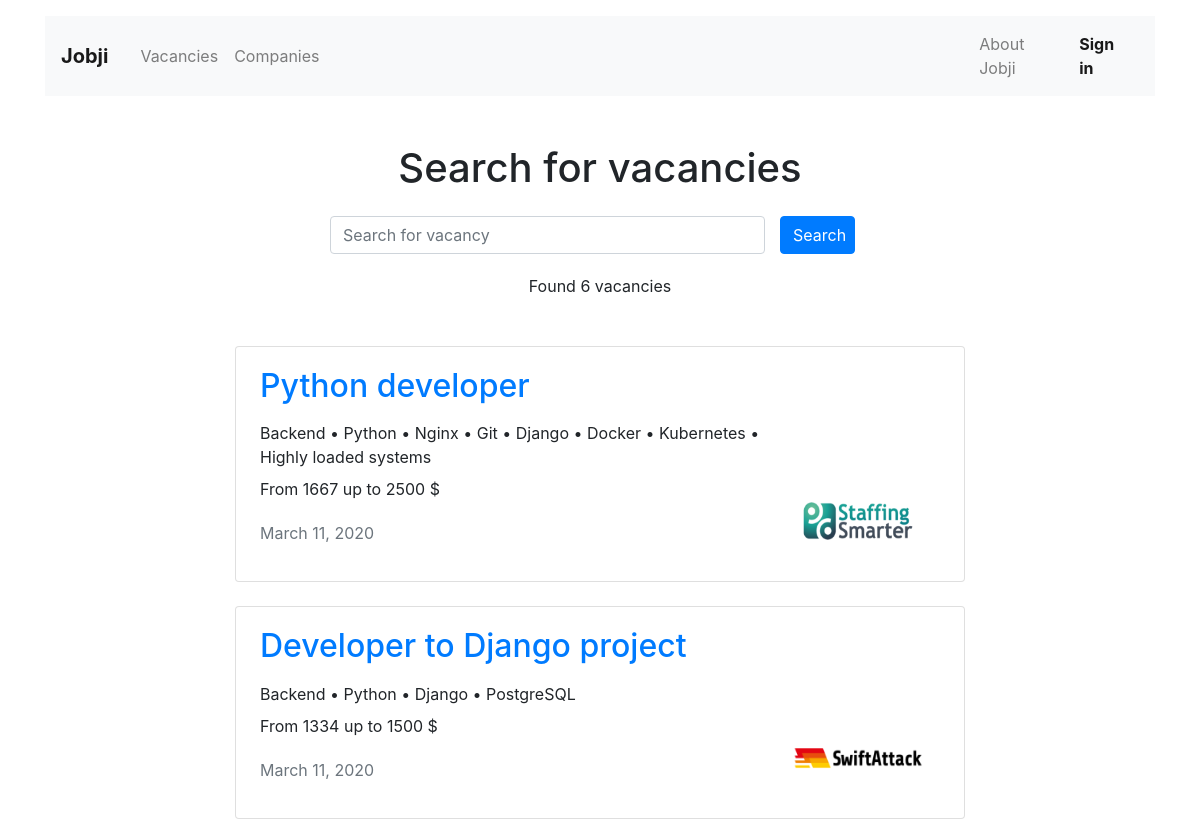
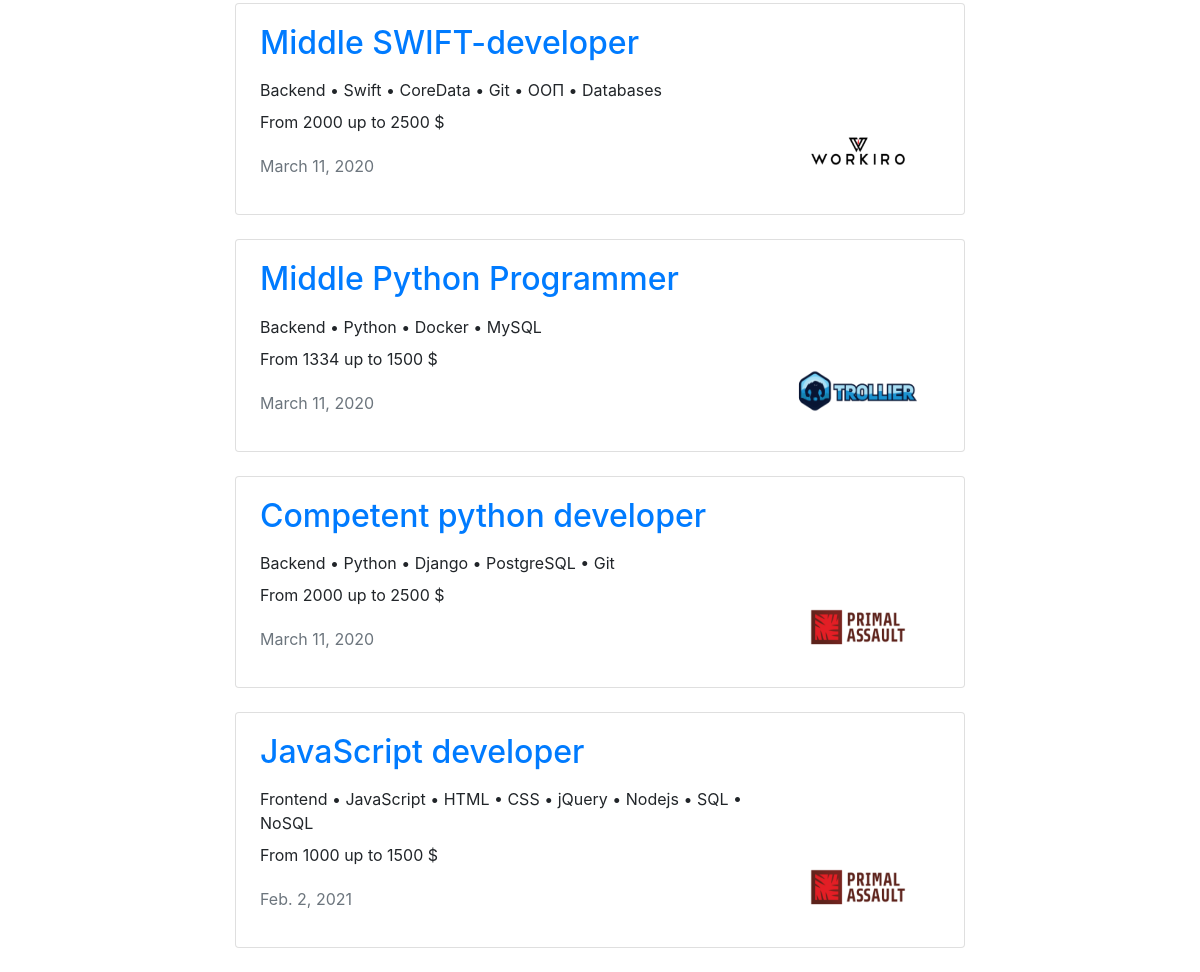
Screenshot of /search with the database file from the repository (2 pictures, top to bottom).
### app_vacancy/models.py (models this page shows, shortened)
class Vacancy(models.Model):
    title = models.CharField(max_length=29)
    specialty = models.ForeignKey(Specialty, on_delete=models.CASCADE, related_name='vacancies')
    company = models.ForeignKey(Company, on_delete=models.CASCADE, related_name='vacancies')
    skills = models.TextField()
    description = models.TextField()
    salary_min = models.PositiveIntegerField()
    salary_max = models.PositiveIntegerField()
    published_at = models.DateField(auto_now_add=True)

class Specialty(models.Model):
    code = models.CharField(max_length=10)
    title = models.CharField(max_length=12)
    picture = models.ImageField(upload_to=MEDIA_SPECIALITY_IMAGE_DIR)

class Company(models.Model):
    name = models.CharField(max_length=64)
    location = models.CharField(max_length=150)
    logo = models.ImageField(upload_to=MEDIA_COMPANY_IMAGE_DIR)
    description = models.TextField()
    employee_count = models.PositiveIntegerField()
    owner = models.OneToOneField(get_user_model(), null=True, on_delete=models.CASCADE, related_name='company')

### app_vacancy/views/public.py (the view)
# urls.py: path('search', SearchView.as_view(), name='SearchView'),
class SearchView(View):
    def get(self, request):
        query = request.GET.get('s')
        if query:
            vacancies = (
                Vacancy.objects
                .defer('description')
                .select_related('specialty', 'company')
                .filter(Q(title__icontains=query) | Q(skills__icontains=query))
            )
            if not vacancies:
                vacancies = (
                    Vacancy.objects
                    .defer('description')
                    .select_related('specialty', 'company')
                    .filter(specialty__title__icontains=query)
                )
        else:
            vacancies = Vacancy.objects.defer('description').select_related('specialty', 'company')
        vacancies_length = len(vacancies)
        vacancies_and_query = {
            'vacancies': vacancies,
            'query': query,
            'vacancies_length': vacancies_length,
        }
        return render(request, 'public/search.html', context=vacancies_and_query)

### templates/public/search.html
{% extends 'public/base.html' %}
{% block content %}
    <section>
        <h1 class="h1 text-center mt-5 mb-4">Search for vacancies</h1>
        <div class="row">
            <div class="col-12 col-md-8 col-lg-6 offset-lg-3 offset-md-2">
            <form class="form-inline mb-3" enctype="multipart/form-data" action="{% url 'SearchView' %}">
                <div class="form-group col-8 col-md-10 pl-0">
                    <input class="form-control w-100" type="search" placeholder="Search for vacancy" value="{% if query %}{{ query }}{% endif %}" aria-label="Search" name="s">
                </div>
                <div class="form-group col-4 col-md-2 pl-0">
                    <button class="btn btn-primary w-100" type="submit">Search</button>
                </div>
            </form>
            </div>
        </div>
      <p class="text-center pt-1">{% if vacancies_length > 0 %} Found {{ vacancies_length }} vacancies {% else %} Found nothing {% endif %}</p>
      <div class="row mt-5">
        {% for vacancy in vacancies %}
        <div class="col-12 col-lg-8 offset-lg-2 m-auto">
          <div class="card mb-4">
            <div class="card-body px-4">
              <div class="row">
                <div class="col-12 col-md-8 col-lg-9">
                    <a href="{% url 'OneVacancyView' vacancy.id %}"><h2 class="h2 pb-2">{{ vacancy.title }}</h2></a>
                  <p class="mb-2">{{ vacancy.specialty.title }} • {{ vacancy.skills }}</p>
                  <p>From {{ vacancy.salary_min }} up to {{ vacancy.salary_max }} $</p>
                  <p class="text-muted pt-1">{{ vacancy.published_at }}</p>
                </div>
                <div class="col-12 col-md-4 col-lg-3 d-flex align-items-end">
                  <a href="{% url 'CompaniesView' vacancy.company.id %}"><img src="{{ vacancy.company.logo.url }}" width="130" height="80" alt=""></a>
                </div>
              </div>
            </div>
          </div>
        </div>
        {% endfor %}
      </div>
    </section>
{% endblock %}

### rows the page displays
Vacancy: title "Python developer", specialty "Backend", skills "Python • Nginx • Git • Django • Docker • Kubernetes • Highly loaded systems", salary_min "1667", salary_max "2500", published_at "March 11, 2020", company.logo (picture)
Vacancy: title "Developer to Django project", specialty "Backend", skills "Python • Django • PostgreSQL", salary_min "1334", salary_max "1500", published_at "March 11, 2020", company.logo (picture)
Vacancy: title "Middle SWIFT-developer", specialty "Backend", skills "Swift • CoreData • Git • ООП • Databases", salary_min "2000", salary_max "2500", published_at "March 11, 2020", company.logo (picture)
Vacancy: title "Middle Python Programmer", specialty "Backend", skills "Python • Docker • MySQL", salary_min "1334", salary_max "1500", published_at "March 11, 2020", company.logo (picture)
Vacancy: title "Competent python developer", specialty "Backend", skills "Python • Django • PostgreSQL • Git", salary_min "2000", salary_max "2500", published_at "March 11, 2020", company.logo (picture)
Vacancy: title "JavaScript developer", specialty "Frontend", skills "JavaScript • HTML • CSS • jQuery • Nodejs • SQL • NoSQL", salary_min "1000", salary_max "1500", published_at "Feb. 2, 2021", company.logo (picture)

### other values shown
{{ vacancies_length }} "6"
